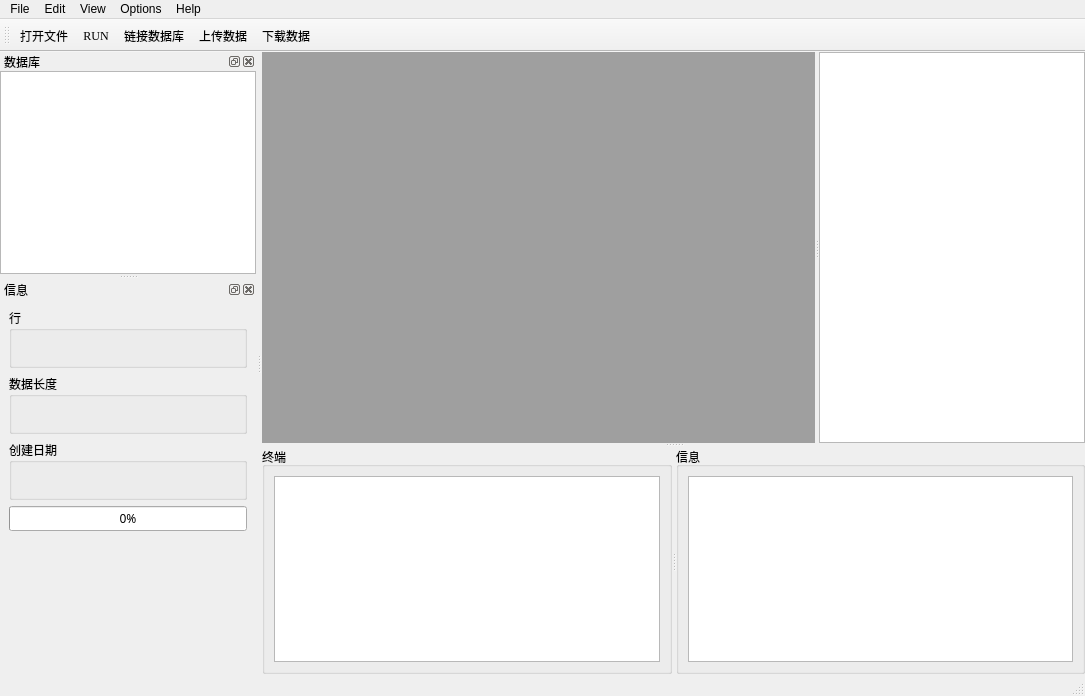
<?xml version="1.0" encoding="UTF-8"?>
<ui version="4.0">
 <class>DataBase</class>
 <widget class="QMainWindow" name="DataBase">
  <property name="geometry">
   <rect>
    <x>0</x>
    <y>0</y>
    <width>1085</width>
    <height>696</height>
   </rect>
  </property>
  <property name="windowTitle">
   <string>Drill Star - DataBase</string>
  </property>
  <widget class="QWidget" name="centralwidget">
   <layout class="QGridLayout" name="gridLayout">
    <property name="leftMargin">
     <number>0</number>
    </property>
    <property name="topMargin">
     <number>0</number>
    </property>
    <property name="rightMargin">
     <number>0</number>
    </property>
    <property name="bottomMargin">
     <number>0</number>
    </property>
    <item row="0" column="0">
     <widget class="QSplitter" name="splitter_3">
      <property name="orientation">
       <enum>Qt::Vertical</enum>
      </property>
      <widget class="QSplitter" name="splitter">
       <property name="orientation">
        <enum>Qt::Horizontal</enum>
       </property>
       <widget class="QMdiArea" name="mdiArea"/>
       <widget class="QTableView" name="tV_DataTable"/>
      </widget>
      <widget class="QSplitter" name="splitter_2">
       <property name="orientation">
        <enum>Qt::Horizontal</enum>
       </property>
       <widget class="QGroupBox" name="groupBox_4">
        <property name="title">
         <string>终端</string>
        </property>
        <layout class="QVBoxLayout" name="verticalLayout_6">
         <property name="leftMargin">
          <number>9</number>
         </property>
         <property name="topMargin">
          <number>9</number>
         </property>
         <property name="rightMargin">
          <number>9</number>
         </property>
         <property name="bottomMargin">
          <number>9</number>
         </property>
         <item>
          <widget class="QTextEdit" name="tE_Console"/>
         </item>
        </layout>
       </widget>
       <widget class="QGroupBox" name="groupBox_5">
        <property name="title">
         <string>信息</string>
        </property>
        <layout class="QVBoxLayout" name="verticalLayout_7">
         <property name="leftMargin">
          <number>9</number>
         </property>
         <property name="topMargin">
          <number>9</number>
         </property>
         <property name="rightMargin">
          <number>9</number>
         </property>
         <property name="bottomMargin">
          <number>9</number>
         </property>
         <item>
          <widget class="QTextEdit" name="tE_Msg"/>
         </item>
        </layout>
       </widget>
      </widget>
     </widget>
    </item>
   </layout>
  </widget>
  <widget class="QMenuBar" name="menubar">
   <property name="geometry">
    <rect>
     <x>0</x>
     <y>0</y>
     <width>1085</width>
     <height>22</height>
    </rect>
   </property>
   <widget class="QMenu" name="menuFile">
    <property name="title">
     <string>File</string>
    </property>
    <addaction name="action_OpenFile"/>
   </widget>
   <widget class="QMenu" name="menuEdit">
    <property name="font">
     <font>
      <family>Times New Roman</family>
     </font>
    </property>
    <property name="title">
     <string>Edit</string>
    </property>
    <addaction name="action_RUN"/>
   </widget>
   <widget class="QMenu" name="menuView">
    <property name="font">
     <font>
      <family>Times New Roman</family>
     </font>
    </property>
    <property name="title">
     <string>View</string>
    </property>
   </widget>
   <widget class="QMenu" name="menuOptions">
    <property name="title">
     <string>Options</string>
    </property>
    <addaction name="action_ConnectSQL"/>
    <addaction name="action_UploadData"/>
    <addaction name="action_DownloadData"/>
   </widget>
   <widget class="QMenu" name="menuHelp">
    <property name="font">
     <font>
      <family>Times New Roman</family>
     </font>
    </property>
    <property name="title">
     <string>Help</string>
    </property>
   </widget>
   <addaction name="menuFile"/>
   <addaction name="menuEdit"/>
   <addaction name="menuView"/>
   <addaction name="menuOptions"/>
   <addaction name="menuHelp"/>
  </widget>
  <widget class="QStatusBar" name="statusbar"/>
  <widget class="QToolBar" name="toolBar">
   <property name="windowTitle">
    <string>toolBar</string>
   </property>
   <attribute name="toolBarArea">
    <enum>TopToolBarArea</enum>
   </attribute>
   <attribute name="toolBarBreak">
    <bool>false</bool>
   </attribute>
   <addaction name="action_OpenFile"/>
   <addaction name="action_RUN"/>
   <addaction name="action_ConnectSQL"/>
   <addaction name="action_UploadData"/>
   <addaction name="action_DownloadData"/>
  </widget>
  <widget class="QDockWidget" name="dockWidget">
   <property name="font">
    <font>
     <family>微软雅黑</family>
    </font>
   </property>
   <property name="windowTitle">
    <string>数据库</string>
   </property>
   <attribute name="dockWidgetArea">
    <number>1</number>
   </attribute>
   <widget class="QWidget" name="dockWidgetContents">
    <layout class="QVBoxLayout" name="verticalLayout_2">
     <property name="leftMargin">
      <number>0</number>
     </property>
     <property name="topMargin">
      <number>0</number>
     </property>
     <property name="rightMargin">
      <number>0</number>
     </property>
     <property name="bottomMargin">
      <number>0</number>
     </property>
     <item>
      <widget class="QTreeView" name="treeView"/>
     </item>
    </layout>
   </widget>
  </widget>
  <widget class="QDockWidget" name="dockWidget_2">
   <property name="font">
    <font>
     <family>微软雅黑</family>
    </font>
   </property>
   <property name="windowTitle">
    <string>信息</string>
   </property>
   <attribute name="dockWidgetArea">
    <number>1</number>
   </attribute>
   <widget class="QWidget" name="dockWidgetContents_2">
    <layout class="QVBoxLayout" name="verticalLayout_3">
     <item>
      <widget class="QGroupBox" name="groupBox">
       <property name="title">
        <string>行</string>
       </property>
       <layout class="QVBoxLayout" name="verticalLayout">
        <item>
         <widget class="QLabel" name="label_row">
          <property name="text">
           <string/>
          </property>
         </widget>
        </item>
       </layout>
      </widget>
     </item>
     <item>
      <widget class="QGroupBox" name="groupBox_2">
       <property name="title">
        <string>数据长度</string>
       </property>
       <layout class="QVBoxLayout" name="verticalLayout_4">
        <item>
         <widget class="QLabel" name="label_length">
          <property name="text">
           <string/>
          </property>
         </widget>
        </item>
       </layout>
      </widget>
     </item>
     <item>
      <widget class="QGroupBox" name="groupBox_3">
       <property name="title">
        <string>创建日期</string>
       </property>
       <layout class="QVBoxLayout" name="verticalLayout_5">
        <item>
         <widget class="QLabel" name="label_CreateDate">
          <property name="text">
           <string/>
          </property>
         </widget>
        </item>
       </layout>
      </widget>
     </item>
     <item>
      <widget class="QProgressBar" name="progressBar">
       <property name="value">
        <number>0</number>
       </property>
      </widget>
     </item>
     <item>
      <spacer name="verticalSpacer">
       <property name="orientation">
        <enum>Qt::Vertical</enum>
       </property>
       <property name="sizeHint" stdset="0">
        <size>
         <width>20</width>
         <height>114</height>
        </size>
       </property>
      </spacer>
     </item>
    </layout>
   </widget>
  </widget>
  <action name="action_OpenFile">
   <property name="text">
    <string>打开文件</string>
   </property>
   <property name="font">
    <font>
     <family>微软雅黑</family>
    </font>
   </property>
  </action>
  <action name="action_UploadData">
   <property name="text">
    <string>上传数据</string>
   </property>
   <property name="font">
    <font>
     <family>微软雅黑</family>
    </font>
   </property>
  </action>
  <action name="action_DownloadData">
   <property name="text">
    <string>下载数据</string>
   </property>
   <property name="font">
    <font>
     <family>微软雅黑</family>
    </font>
   </property>
  </action>
  <action name="action_ConnectSQL">
   <property name="text">
    <string>链接数据库</string>
   </property>
   <property name="font">
    <font>
     <family>微软雅黑</family>
    </font>
   </property>
  </action>
  <action name="action_RUN">
   <property name="text">
    <string>RUN</string>
   </property>
   <property name="font">
    <font>
     <family>Times New Roman</family>
    </font>
   </property>
  </action>
 </widget>
 <resources/>
 <connections/>
</ui>
